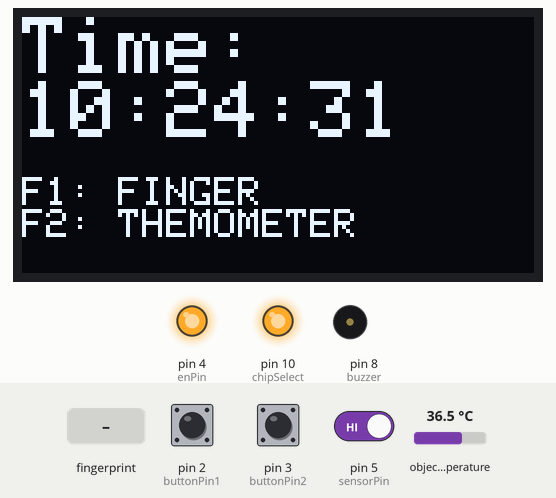
A sketch run on a simulated Arduino Uno, built with avr-gcc and run on an emulated ATmega328P. Shown: 128×64 one-colour display, output pins drawn as LEDs (lit = HIGH), buzzer (waves = sounding, pin HIGH). Inputs (shaded band) come from the test bench; at power-on: pin 5 (sensorPin) HIGH, pin 3 (buttonPin2) HIGH, object temperature 36.5 °C, pin 2 (buttonPin1) HIGH. The local clock reads 2024-03-15 10:24:30 at power-on unless the sketch sets it; storage starts empty; pins used as bus, display or sensor lines are not drawn; what the sketch prints to the serial monitor is not drawn.

Above: at 2.2 s.
2.3 s: pin 5 (sensorPin) driven LOW
At 4.0 s:
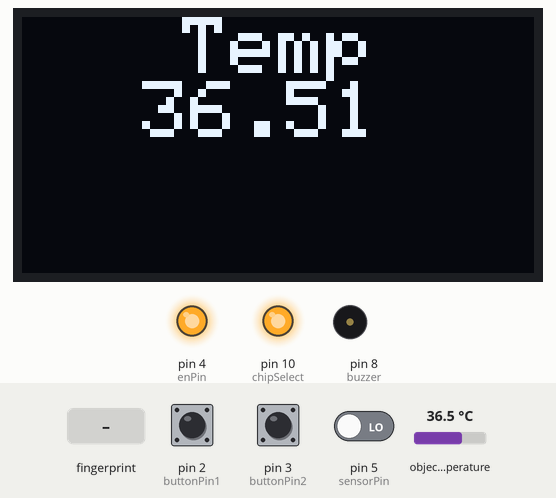
6.7 s: pin 3 (buttonPin2) pulled LOW for 3.2 s
At 9.8 s:
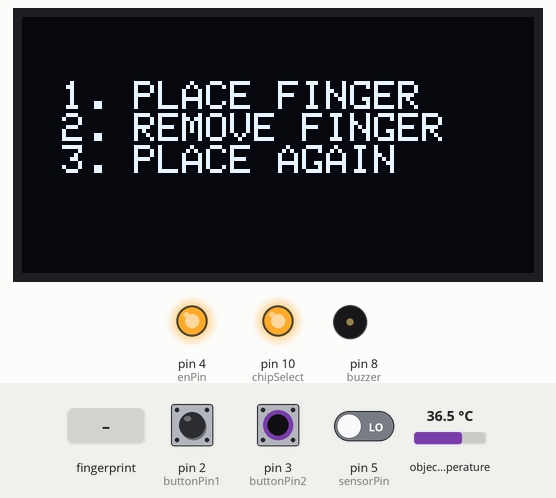
12.8 s: finger stored as number 1 placed on the sensor
17.2 s: object temperature set to 20 °C
At 21.4 s:
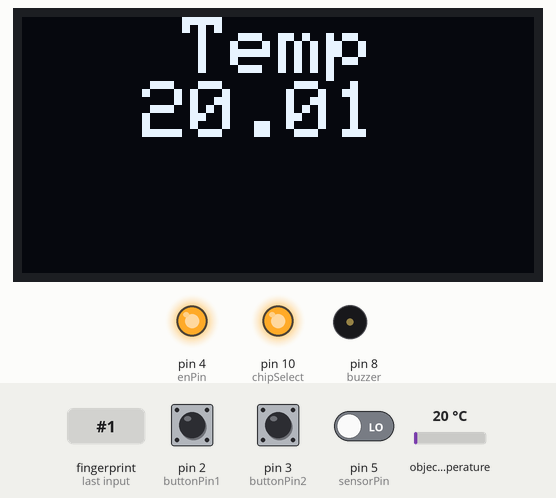
21.6 s: object temperature set to 26 °C
At 25.9 s:
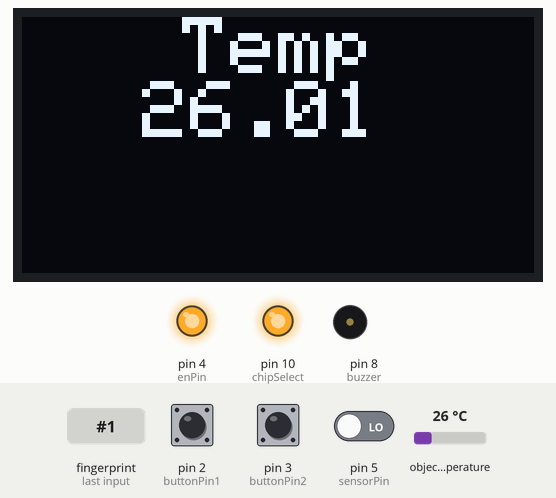
26.0 s: pin 2 (buttonPin1) pulled LOW for 3.2 s
At 28.3 s:
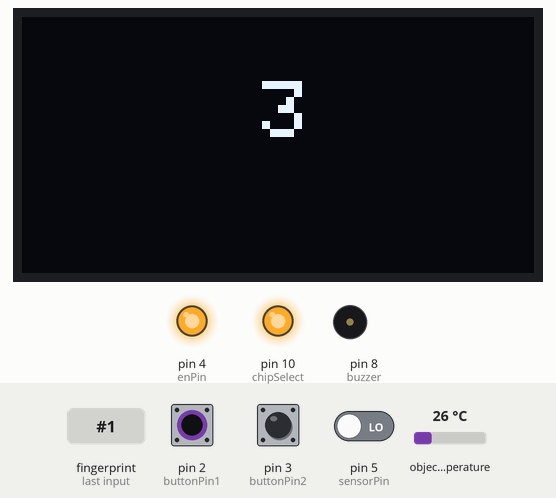
Timing chart, 0 to 29.8 s (numbered marks = the images above; inputs shaded):
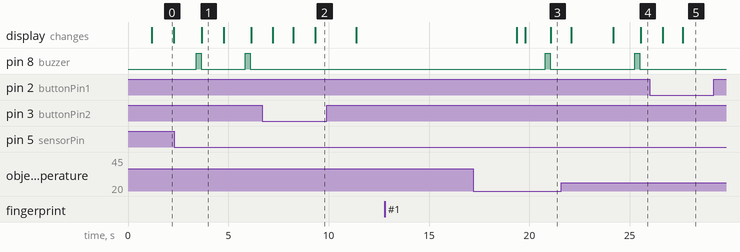

The sketch:

THERMOMETER_4_LIB.ino
```cpp
#include <Wire.h>
#include <Adafruit_MLX90614.h>
#include <DS1307RTC.h>
#include "Fingerprint.h"
#include "oled_display.h"
#include <Keypad.h>
#include <Keypad_I2C.h>
#include <SD.h>
#include <SPI.h>
Adafruit_MLX90614 mlx = Adafruit_MLX90614();
const byte numRows = 4;  // số lượng hàng trên keypad
const byte numCols = 4;  // số lượng cột trên keypad
// sử dụng keypad để điều khiển menu
char customKey;
#define I2CADDR 0x38
char keys[numRows][numCols] = {
  { '1', '2', '3', 'A' },
  { '4', '5', '6', 'B' },
  { '7', '8', '9', 'C' },
  { '*', '0', '#', 'D' }
};
// phím được gán trên các hàng và cột
byte rowPins[numRows] = { 7, 6, 5, 4 };  // các hàng từ 0 đến 3
byte colPins[numCols] = { 3, 2, 1, 0 };  // các cột từ 0 đến 3
// khởi tạo Keypad
Keypad_I2C customKeypad(makeKeymap(keys), rowPins, colPins, numRows, numCols, I2CADDR);
const int chipSelect = 10;  // chọn chân kết nối với SD card reader
const byte buttonPin1 = 2;  // Sử dụng chân số 13 để kết nối với nút bấm
const byte buttonPin2 = 3;  // Sử dụng chân số 13 để kết nối với nút bấm
const byte enPin = 4;
const byte sensorPin = 5;
const byte buzzer = 8;
oled_display oled;
struct Data {
  float tempC = 0;
  uint8_t id = 0;
  uint8_t finger_id = 0;
  tmElements_t tm;
  int mode = 2;
  byte to;
  byte e;
  byte l;
  byte o;
  int late_minutes;
  byte s;
};
Data data;
volatile bool buttonPressed1 = false;
volatile bool buttonPressed2 = false;
void delay_millis(unsigned long ms) {
  unsigned long current_time = millis();  // Lấy thời điểm hiện tại
  while (millis() - current_time < ms) {  // Kiểm tra nếu thời gian chạy đã vượt quá khoảng thời gian cần delay
    // Chờ
  }
}
uint8_t readnumber() {
  unsigned long startTime = millis();  // thời gian bắt đầu
  String inputString;
  uint8_t num = 0;
  while (num == 0 && millis() - startTime < 7000) {  // vòng lặp cho đến khi nhận được dữ liệu hoặc đã trôi qua 10 giây
    char key = customKeypad.getKey();
    if (key) {
      Serial.print(key);
      if (key >= '0' && key <= '9') {  // chỉ xử lý các phím số
        inputString += key;            // thêm giá trị mới vào chuỗi
      } else if (key == '#') {
        if (inputString.length() > 0) {
          num = inputString.toInt();  // chuyển đổi chuỗi thành số
        }
      } else if (key == '*') {
        inputString = "";  // xóa dữ liệu nhập vào
      }
    }
  }

  if (num == 0) {  // nếu không nhận được dữ liệu
    return 255;    // trả về một giá trị khác để biểu thị không nhận được dữ liệu
  } else {
    return num;
  }
}
void setup() {
  Serial.begin(9600);
  Wire.begin();
  customKeypad.begin(makeKeymap(keys));
  SPI.begin();                  // Bắt đầu SPI
  pinMode(chipSelect, OUTPUT);  // Chọn thẻ nhớ SD bằng chân kết nối
  oled.begin();
  fingerprintSetup();
  pinMode(sensorPin, INPUT);
  pinMode(buzzer, OUTPUT);
  pinMode(buttonPin1, INPUT_PULLUP);  // Đặt chân số 2 là INPUT_PULLUP để kết nối nút bấm
  pinMode(buttonPin2, INPUT_PULLUP);  // Đặt chân số 3 là INPUT_PULLUP để kết nối nút bấm
  attachInterrupt(digitalPinToInterrupt(buttonPin1), buttonInterrupt1, FALLING);
  attachInterrupt(digitalPinToInterrupt(buttonPin2), buttonInterrupt2, FALLING);
  digitalWrite(buzzer, LOW);
  pinMode(enPin, OUTPUT);
  digitalWrite(enPin, HIGH);  // Kích hoạt cảm biến bằng cách đưa chân EN lên mức HIGH
  if (!SD.begin(chipSelect)) {
    Serial.println(F("Không tìm thấy thẻ nhớ SD."));
    return;
  }
  mlx.begin();
}
void loop() {
  readstate();
  readFinger();
  readTemp();  // Check if object detected by YS-29 sensor
  Time();      // oled current time
  SDcard();
  data.tempC = 0;
  data.finger_id = 0;
}
void buttonInterrupt1() {
  buttonPressed1 = true;
}
void buttonInterrupt2() {
  buttonPressed2 = true;
}
void readstate() {
  byte buttonState1 = digitalRead(buttonPin1);
  if (buttonPressed1 == true && buttonState1 == LOW) {
    buttonPressed1 = false;
    data.mode = 3;
    Serial.print(data.mode);
    oled.clear();
    oled.print_text_1x("\n", 1, 1);
    oled.print_int_2x(data.mode, 60, 15);
    delay_millis(1000);
  }
  byte buttonState2 = digitalRead(buttonPin2);
  if (buttonPressed2 == true && buttonState2 == LOW) {
    buttonPressed2 = false;
    data.mode = 1;
    Serial.print(data.mode);
    oled.clear();
    oled.print_text_1x("\n", 1, 1);
    oled.print_int_2x(data.mode, 60, 15);
    delay_millis(1000);
  }
}
void readTemp() {
  byte sensorValue = digitalRead(sensorPin);
  if (sensorValue == LOW) {
    data.tempC = mlx.readObjectTempC();
    digitalWrite(buzzer, HIGH);
    delay_millis(250);
    digitalWrite(buzzer, LOW);
    oled.clear();
    oled.print_text_2x("Temp \n", 40, 40);
    oled.print_float_2x(data.tempC, 30, 40);
    // Update OLED oled
    delay_millis(1000);
    oled.clear();
  }
}
void readFinger() {
  if (data.mode == 1) {
    oled.clear();
    oled.print_text_1x("\n", 1, 1);
    oled.print_text_1x("1. PLACE FINGER\n", 10, 15);
    oled.print_text_1x("2. REMOVE FINGER\n", 10, 20);
    oled.print_text_1x("3. PLACE AGAIN", 10, 25);
    delay_millis(2000);
    oled.clear();
    oled.print_text_1x("\n", 1, 1);
    oled.print_text_1x("Waiting enroll ID #\n", 10, 10);
    data.id = readnumber();
    if (data.id != 255) {
      oled.print_uint8t_2x(data.id, 10, 25);
      getFingerprintEnroll(data.id, data.s);
      if (data.s == 1) {
        oled.clear();
        oled.print_text_2x("Enroll!!", 10, 10);
        delay_millis(1000);
        oled.clear();
        data.mode = 2;
      } else if (data.s == 0) {
        oled.clear();
        oled.print_text_2x("FAILED!!", 10, 10);
        delay_millis(1000);
        data.mode = 1;
      }
    } else {
      data.mode = 2;
    }
    delay_millis(1000);
    oled.clear();
  }
  if (data.mode == 2) {
    getFingerprintID(data.finger_id);
    if (data.finger_id != 0) {
      oled.clear();
      oled.print_text1x("\n");
      oled.print_text_1x("Found a print match!\n", 10, 20);
      oled.print_text_1x("Match found ID\n", 10, 25);
      oled.print_uint8t_1x(data.finger_id, 10, 30);
      delay_millis(1000);
    }
  }
  if (data.mode == 3) {

    // oled.print_text_1x("\n", 1, 1);
    // oled.print_text_1x("Waiting ID #\n", 10, 10);
    data.id = readnumber();
    if (data.id != 255) {  // ID #0 not allowed, try again!
      deleteFingerprint(data.id);
      oled.clear();
      oled.print_text_1x("\n", 1, 1);
      oled.print_text_2x("DELETE ID\n", 10, 10);
      oled.print_uint8t_2x(data.id, 10, 25);
      delay_millis(2000);
      data.mode = 2;
    } else {
      data.mode = 2;
    }
  }
}
void Time() {
  if (RTC.read(data.tm)) {
    if (data.finger_id != 0) {
      if (data.tm.Hour >= 7 && data.tm.Hour < 9) {
        // tính thời gian điểm danh so với 21h15p
        data.late_minutes = (data.tm.Hour - 8) * 60 + data.tm.Minute;
        if (data.late_minutes <= 0) {
          data.e = 1;
          Serial.print(F("E"));
          oled.clear();
          oled.print_text_2x("Arrived\n", 10, 10);  // đến đúng giờ
          oled.print_text_2x("early", 12, 10);      // đến đúng giờ
          delay_millis(2000);
          oled.clear();
        } else if (data.late_minutes <= 15) {
          data.o = 1;
          Serial.print(F("O"));
          oled.clear();
          oled.print_text_2x("On Time", 10, 10);  // đến sớm
          delay_millis(2000);
          oled.clear();
        } else {
          data.l = 1;
          Serial.print(F("L\n"));
          oled.clear();
          oled.print_text_2x("Late: ", 10, 10);
          oled.print_int2x(data.late_minutes - 15);
          oled.print_text2x("minutes");  // đến trễ
          delay_millis(2000);
          oled.clear();
        }
      } else if (data.tm.Hour < 7 || data.tm.Hour > 9) {
        data.to = 1;
        Serial.print(F("Time out"));
        oled.clear();
        oled.print_text_2x("Time out", 10, 10);  // thời gian điểm danh đã kết thúc
        delay_millis(2000);
        oled.clear();
      }
    }
    oled.print_text1x("\n");
    oled.print_text_2x("Time: \n", 0, 0);
    if (data.tm.Hour < 10) {
      oled.print_text_2x("0", 0, 20);  // Add leading zero for single digit hour values
    }
    oled.print_int_2x(data.tm.Hour, 0, 20);
    oled.print_text2x(":");
    if (data.tm.Minute < 10) {
      oled.print_text2x("0");  // Add leading zero for single digit minute values
    }
    oled.print_int2x(data.tm.Minute);
    oled.print_text2x(":");
    if (data.tm.Second < 10) {
      oled.print_text2x("0");  // Add leading zero for single digit second values
    }
    oled.print_int2x(data.tm.Second);
    oled.print_text1x("\n");
    oled.print_text2x("\n");
    oled.print_text1x("F1: FINGER\n");
    oled.print_text1x("F2: THEMOMETER");
    delay_millis(1000);
  }
}
void SDcard() {
  File dataFile = SD.open("data.csv", FILE_WRITE);  // Mở file data.txt và chế độ ghi
  if (dataFile) {                                   // Nếu file đã được mở
    if (data.finger_id != 0 || data.tempC != 0) {
      Serial.println(F("Opening file"));
      if (data.finger_id != 0) {
        dataFile.print(F("ID: "));
        dataFile.print(data.finger_id);  // Lưu id vào file
      }
      dataFile.print(F(","));  // Phân cách giữa id và tempC
      if (data.tempC != 0) {
        dataFile.print(F("TEMP: "));
        dataFile.print(data.tempC);  // Lưu tempC vào file
      }
      dataFile.print(F(","));  // Phân cách
      dataFile.print(data.tm.Hour);
      dataFile.print(F(":"));
      dataFile.print(data.tm.Minute);
      dataFile.print(F(":"));
      dataFile.print(data.tm.Second);
      dataFile.print(F(","));  // Phân cách
      if (data.e == 1) {
        dataFile.print(F("EARLY"));
      } else if (data.o == 1) {
        dataFile.print(F("ON TIME"));
      } else if (data.l == 1) {
        dataFile.print(F("LATE: "));
        dataFile.print(data.late_minutes - 15);
      } else if (data.to == 1) {
        dataFile.print(F("TIME OUT"));
      }
      dataFile.println();  // Xuống dòng để lưu thông tin tiếp theo
    }
    dataFile.close();  // Đóng file
  } else {
    Serial.println(F("Error opening file"));  // In ra thông báo lỗi nếu không mở được file
  }
}
```

Measured:
- after the input at 2.3 s, pin 8 (buzzer): alternates HIGH for 0.25 s and LOW for 2.2 s, starting after 1.1 s; the display: changes after 1.4 s (image 1)
- after the input at 6.7 s, pin 8 (buzzer): stops changing and stays LOW; the display: first differs from a run without the input after 1.5 s (image 2 shows a later state)
- after the input at 12.8 s, every drawn part: stays the same
- after the input at 26.0 s, pin 8 (buzzer): stops changing and stays LOW; the display: first differs from a run without the input after 1.7 s (image 5)
- what the display in image 0 shows lasts 1.1 s, from 1.2 s to 2.3 s
